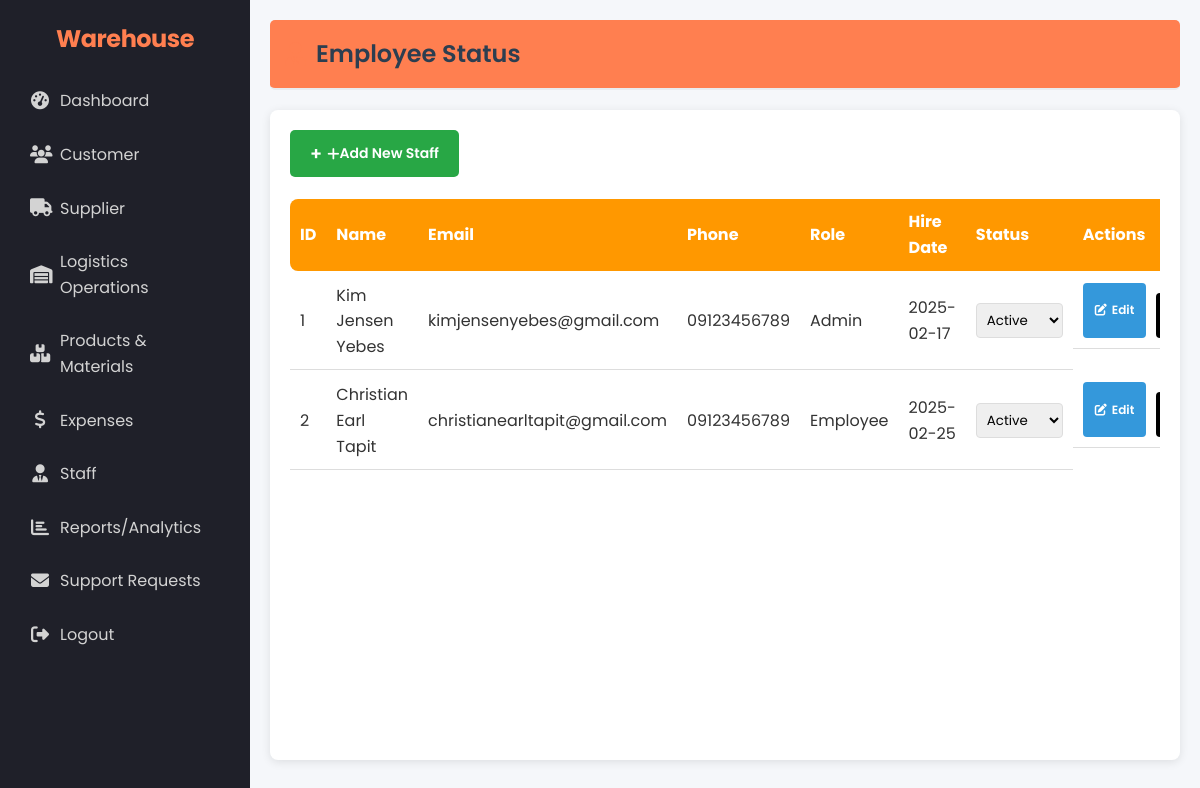
The app's page /admin/employee-status.php (signed in) with its own data.
### tables this page shows
CREATE TABLE `employees` (
  `EmployeeID` int(11) NOT NULL,
  `FirstName` varchar(50) NOT NULL,
  `LastName` varchar(50) NOT NULL,
  `Role` varchar(45) NOT NULL,
  `Phone` varchar(20) DEFAULT NULL,
  `employeeEmail` varchar(100) DEFAULT NULL,
  `employeePassword` varchar(255) NOT NULL,
  `HireDate` date NOT NULL,
  `Status` varchar(32) NOT NULL
);

### admin/employee-status.php (the view, shortened to what this page needs)
<?php
require_once '../admin/session_check_admin.php';
try {
    $result = $conn->query("SELECT * FROM employees ORDER BY EmployeeID");
    $employees = [];
    while ($row = $result->fetch_assoc()) {
        $employees[] = $row;
    }
} catch(Exception $e) {
    echo "Error: " . $e->getMessage();
    die();
}
?>
<!DOCTYPE html>
<html lang="en">
<head>
    <link rel="stylesheet" href="../assets/css/style.css">
    <link rel="stylesheet" href="../assets/css/admin.css">
    <link rel="stylesheet" href="https://cdnjs.cloudflare.com/ajax/libs/font-awesome/6.5.1/css/all.min.css">
</head>
<body>
    <div class="dashboard-container">
        <?php include '../layouts/sidebar.php'; ?>
        <div class="main-content">
            <header>
                <h1><i class="fas fa-user-tie"></i> Employee Status</h1>
            </header>
            <div class="content">
                <div class="add-employee-button">
                    <button class="btn-add" onclick="openAddModal()">
                        <i class="fas fa-plus"></i> Add New Staff
                    </button>
                </div>
                <div class="employee-status-table-container">
                    <table class="employee-status-table">
                        <thead>
                            <tr>
                                <th>ID</th>
                                <th>Name</th>
                                <th>Email</th>
                                <th>Phone</th>
                                <th>Role</th>
                                <th>Hire Date</th>
                                <th>Status</th>
                                <th>Actions</th>
                            </tr>
                        </thead>
                        <tbody>
                            <?php foreach($employees as $employee): ?>
                            <tr>
                                <td><?php echo htmlspecialchars($employee['EmployeeID']); ?></td>
                                <td><?php echo htmlspecialchars($employee['FirstName'] . ' ' . $employee['LastName']); ?></td>
                                <td><?php echo htmlspecialchars($employee['employeeEmail']); ?></td>
                                <td><?php echo htmlspecialchars($employee['Phone']); ?></td>
                                <td><?php echo htmlspecialchars($employee['Role']); ?></td>
                                <td><?php echo htmlspecialchars($employee['HireDate']); ?></td>
                                <td>
                                    <form method="POST" class="status-form">
                                        <select name="status" class="status-select"
                                                onchange="this.form.querySelector('.btn-save').style.display = 'inline-block';">
                                            <option value="Active" <?php echo ($employee['Status'] ?? 'Active') === 'Active' ? 'selected' : ''; ?>>
                                                Active
                                            </option>
                                        </select>
                                    </form>
                                </td>
                                <td class="action-buttons">
                                    <button class="btn-edit" onclick="openEditModal(<?php echo htmlspecialchars(json_encode($employee)); ?>)">
                                        <i class="fas fa-edit"></i> Edit
                                    </button>
                                    <form method="POST" style="display: inline;" onsubmit="return confirm('Are you sure you want to delete this employee?');">
                                        <button type="submit" name="delete_employee" class="btn-delete">
                                        </button>
                                    </form>
                                </td>
                            </tr>
                            <?php endforeach; ?>
                        </tbody>
                    </table>
                </div>
            </div>
        </div>
    </div>
</body>
</html>

### assets/css/style.css (style rules this page uses)
* { margin: 0; padding: 0; box-sizing: border-box; font-family: 'Poppins', sans-serif; }
body { background: #f5f7fa; display: flex; justify-content: center; align-items: center; min-height: 100vh; background-image: linear-gradient(to right, #6a11cb, #2575fc); }
* { margin: 0; padding: 0; box-sizing: border-box; }
body { font-family: Arial, sans-serif; background-color: #f4f4f4; color: #fff; display: flex; height: 100vh; }
.dashboard-container { display: flex; width: 100%; }
.main-content { flex-grow: 1; padding: 20px; background-color: #fff; color: #333; }
header { background-color: #ff7f50; color: #fff; padding: 15px; border-radius: 5px; margin-bottom: 20px; }
.content { background-color: #eaeaea; padding: 20px; border-radius: 5px; min-height: calc(100vh - 150px); }
.btn-edit, .btn-delete { padding: 5px 10px; border: none; border-radius: 5px; cursor: pointer; font-size: 14px; transition: background-color 0.3s ease; }
.btn-edit { background-color: #4caf50; color: #fff; }
.btn-delete { background-color: #f44336; color: #fff; }
* { margin: 0; padding: 0; box-sizing: border-box; font-family: 'Segoe UI', Tahoma, Geneva, Verdana, sans-serif; }
body { min-height: 100vh; display: flex; justify-content: center; align-items: center; background: #1f1c1c; color: #fff; }
body { background-color: #ffffff; color: #333; line-height: 1.6; padding: 40px 0; }
button[type="submit"] { background-color: #000; color: white; border: none; padding: 12px 20px; font-size: 14px; font-weight: 500; border-radius: 4px; cursor: pointer; width: 100%; transition: all 0.2s ease; margin-top: 10px; }

### assets/css/sidebar.css (style rules this page uses)
html, body { margin: 0; padding: 0; min-height: 100vh; overflow-x: hidden; }
body { padding-left: 250px !important; transition: none; }
.dashboard-container { display: flex; width: 100%; min-height: 100vh; }

### records on screen
employees: EmployeeID "1", FirstName+LastName "Kim Jensen Yebes", employeeEmail "kimjensenyebes@gmail.com", Phone "09123456789", Role "Admin", HireDate "2025-02-17", status "Active"
employees: EmployeeID "2", FirstName+LastName "Christian Earl Tapit", employeeEmail "christianearltapit@gmail.com", Phone "09123456789", Role "Employee", HireDate "2025-02-25", status "Active"
